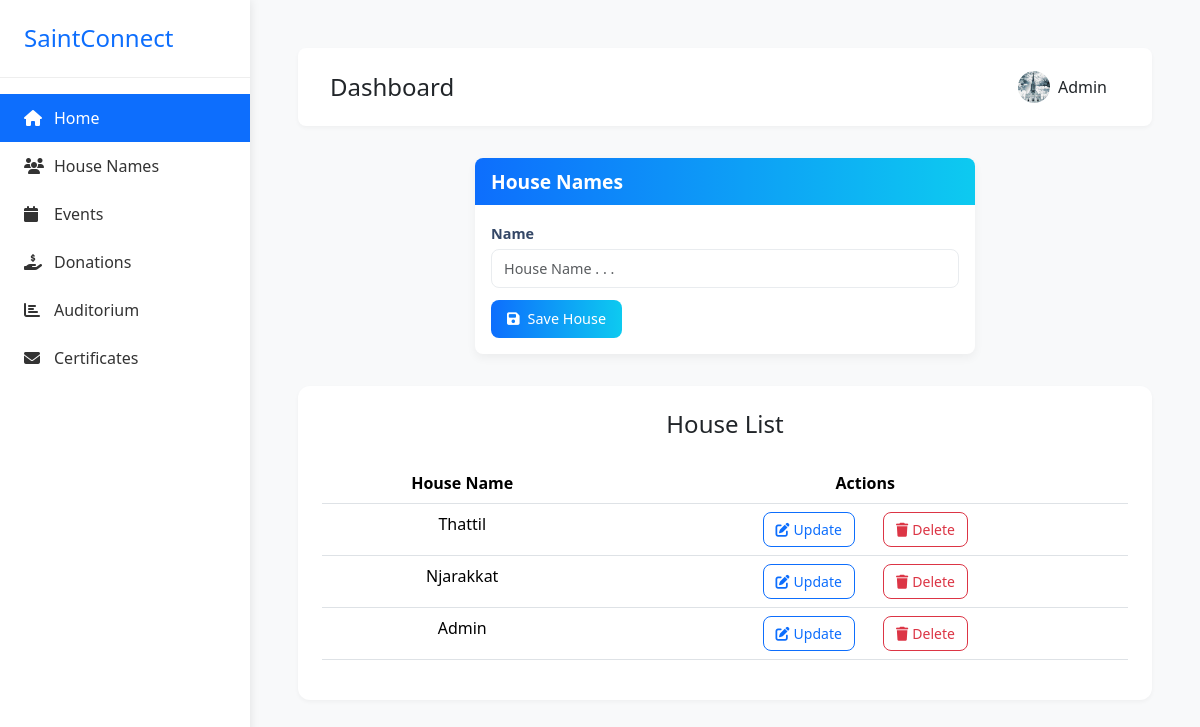
The app's page /house_name/ (signed in), older data.
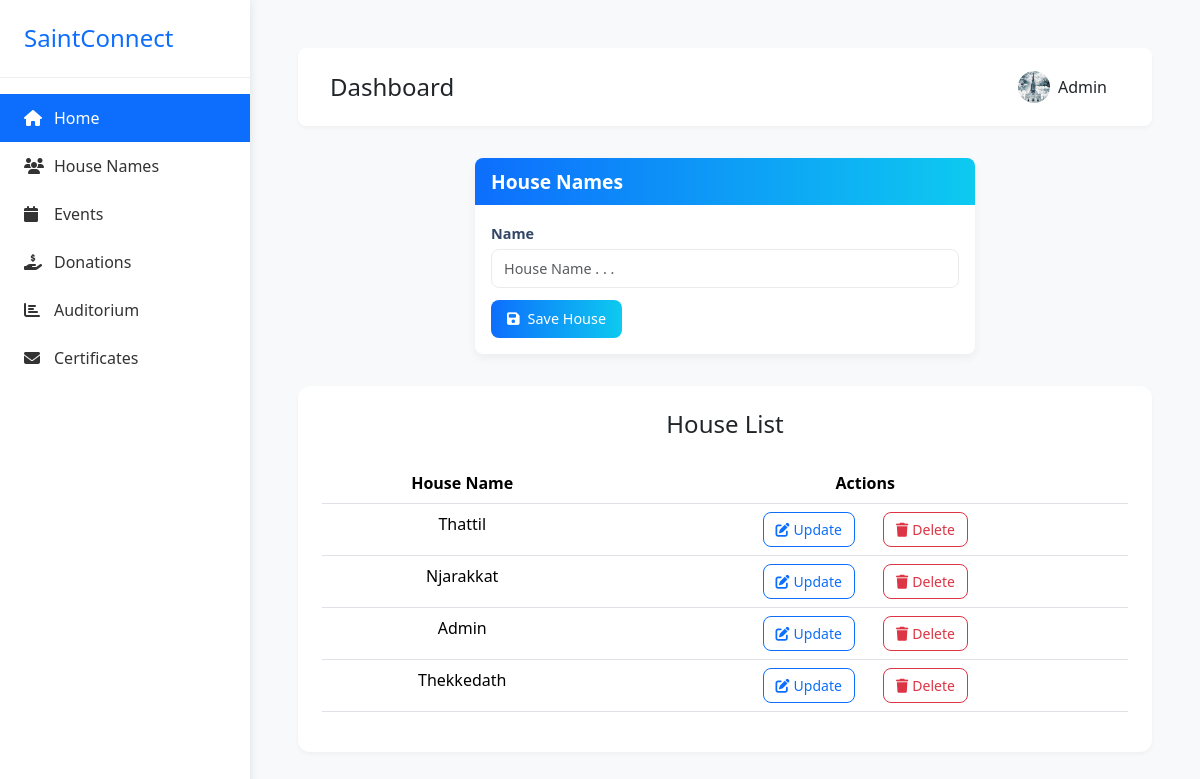
The same page, newer data.
### app/models.py (models this page shows, shortened)
class House_Name(models.Model):
    name=models.CharField(max_length=100)

### app/views.py (the view, shortened to what this page needs)
# urls.py: path('house_name/', House_Name_Add_View.as_view(),name='house_name'),
@method_decorator(Login_required,name='dispatch')
class House_Name_Add_View(View):
    def get(self,request,*args,**kwargs):
        form=House_Name_Form()
        data=House_Name.objects.all()
        user_id=request.user.id
        user=UserProfile_Model.objects.get(user_id=user_id)
        return render(request,'house_name.html',{'form':form,'data':data,'user':user})

### app/forms.py
class House_Name_Form(forms.ModelForm):
    class Meta:
        model=House_Name
        fields=['name']
        widgets={
            'name':forms.TextInput(attrs={'class':'form-control',
                                              'placeholder': 'House Name . . .'})
        }

### app/views.py (called while the page is built)
def Login_required(fn):
    def wrapper(request,*args,**kwargs):
        if not request.user.is_authenticated:
            return redirect('login')
        else:
            return fn(request,*args,**kwargs)
    return wrapper

### app/templates/house_name.html (shortened to what the changed rows need)
<!DOCTYPE html>
<html lang="en">
<head>
    <link href="https://cdnjs.cloudflare.com/ajax/libs/bootstrap/5.3.2/css/bootstrap.min.css" rel="stylesheet">
    <link href="https://cdnjs.cloudflare.com/ajax/libs/font-awesome/6.4.0/css/all.min.css" rel="stylesheet">
    <link rel="stylesheet" href="https://cdn.jsdelivr.net/npm/bootstrap-icons@1.11.3/font/bootstrap-icons.min.css">
</head>
<body>
    <div class="main-content">
        <div class="card">
            <div class="card-header">
                <h2 class="card-title">House Names</h2>
            </div>
            <div class="card-body">
                <form action="" method="post">
                    {% for field in form %}
                    <div class="mb-3">
                        <label for="{{ field.id_for_label }}" class="form-label">{{ field.label }}</label>
                        {{ field }}
                    </div>
                    {% endfor %}
                </form>
            </div>
        </div>
        <div class="table-container">
            <div class="table-responsive">
                <table class="table table-hover">
                    <thead>
                        <tr>
                            <th>House Name</th>
                            <th class="">Actions</th>
                        </tr>
                    </thead>
                    <tbody>
                        {% for i in data %}
                        <tr>
                            <td>{{ i.name }}</td>
                            <td class="">
                                <a href="{% url 'house_name_update' i.id %}"
                                   class="btn btn-sm btn-outline-primary btn-action me-4">
                                    <i class="fas fa-edit me-1"></i>Update
                                </a>
                                <a href="{% url 'house_name_delete' i.id %}"
                                   class="btn btn-sm btn-outline-danger btn-action"
                                   onclick="return confirm('Are you sure you want to delete this house?')">
                                    <i class="fas fa-trash me-1"></i>Delete
                                </a>
                            </td>
                        </tr>
                        {% empty %}
                        <tr>
                            <td colspan="2" class="text-center py-4 text-muted">
                                No houses found
                            </td>
                        </tr>
                        {% endfor %}
                    </tbody>
                </table>
            </div>
        </div>
    </div>
</body>
</html>

Row changes from the older to the newer data that the page shows:
added House_Name: name "Thekkedath"
